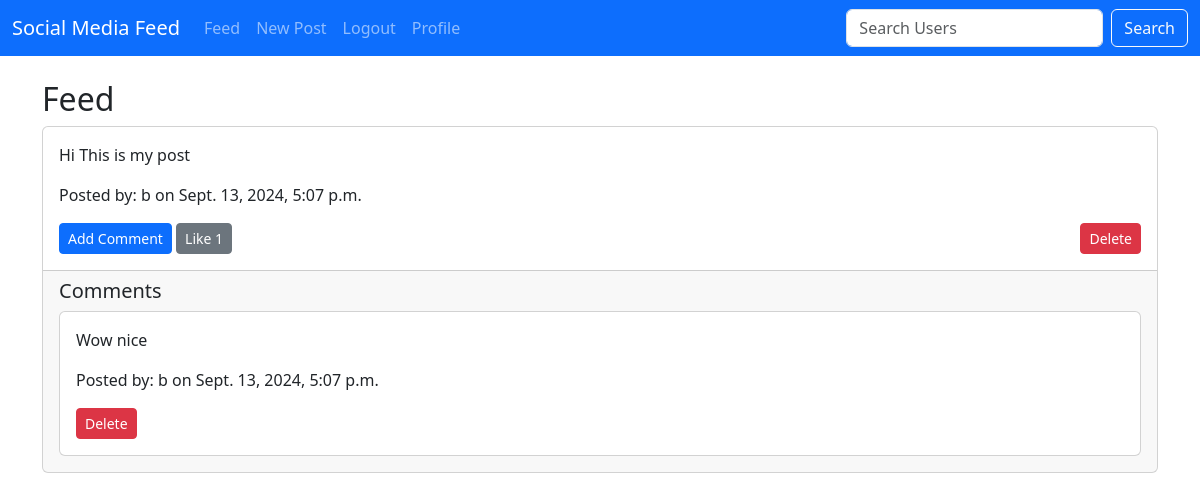
/feed/ (signed in), run on an earlier commit of the app's database.
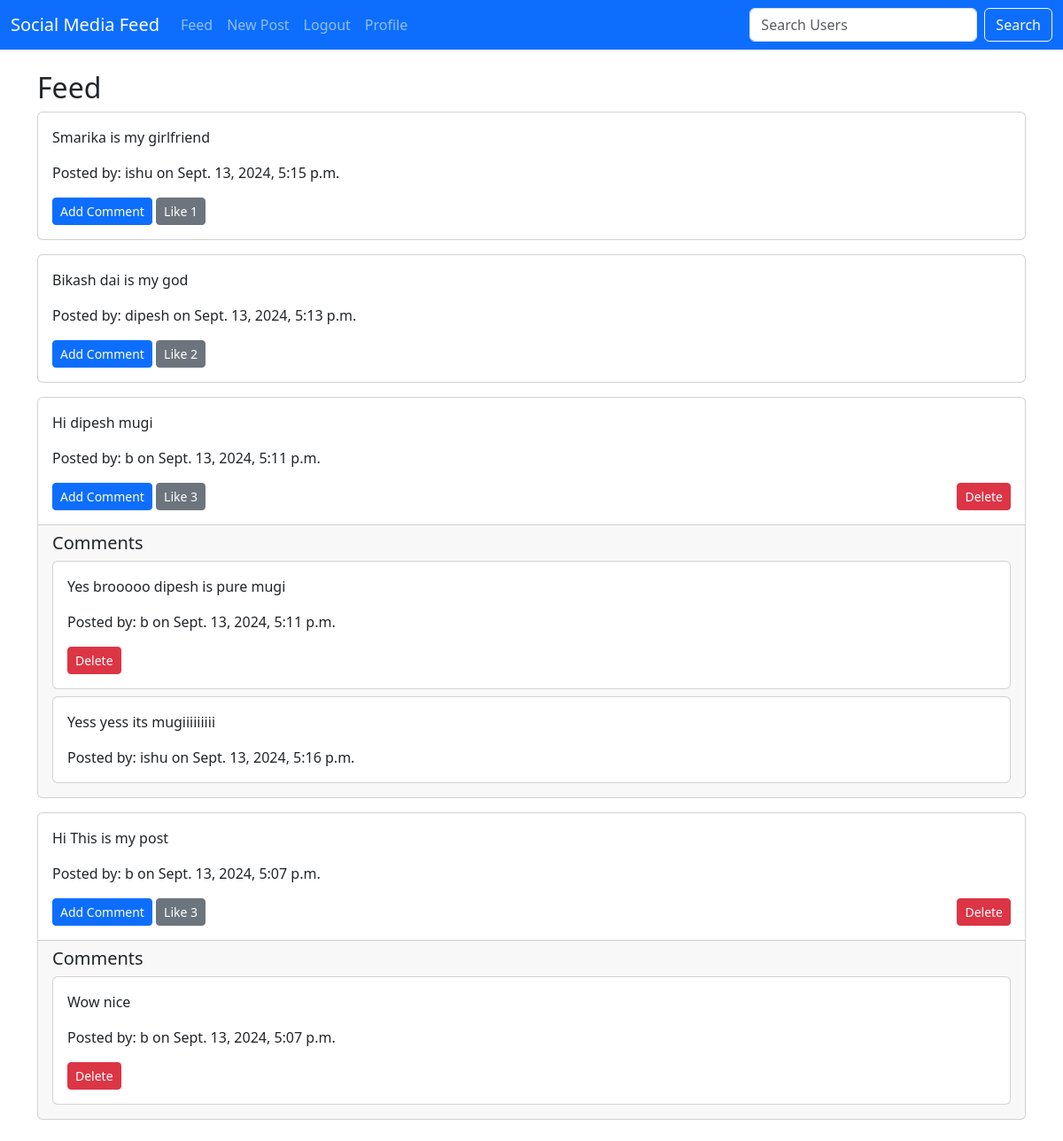
And on a later commit of the database.
### core/models.py (models this page shows, shortened)
class Post(models.Model):
    content = models.TextField()
    user = models.ForeignKey(User, on_delete=models.CASCADE, related_name='posts')
    created_at = models.DateTimeField(auto_now_add=True)
    updated_at = models.DateTimeField(auto_now=True)

class Comment(models.Model):
    content = models.TextField()
    user = models.ForeignKey(User, on_delete=models.CASCADE, related_name='comments')
    post = models.ForeignKey(Post, on_delete=models.CASCADE, related_name='comments')
    created_at = models.DateTimeField(auto_now_add=True)
    updated_at = models.DateTimeField(auto_now=True)

### core/views.py (the view)
# urls.py: path('feed/', views.feed, name='feed'),
def feed(request):
    posts = Post.objects.all().order_by('-created_at')
    if request.user.is_authenticated:
        return render(request, 'feed.html', {'posts': posts})
    else:
        return render(request, 'guest_feed.html', {'posts': posts})

### core/templates/feed.html (shortened to what this page needs)
{% extends 'base.html' %}
{% block content %}
  <h2>Feed</h2>
  {% for post in posts %}
    <div class="card mb-3">
      <div class="card-body">
        <p class="card-text">{{ post.content }}</p>
        <p class="card-text">Posted by: {{ post.user.username }} on {{ post.created_at }}</p>
        <div class="d-flex justify-content-between">
          <div>
            <a href="{% url 'comment_create' post.pk %}" class="btn btn-primary btn-sm">Add Comment</a>
            <a href="{% url 'like' post.pk %}" class="btn btn-secondary btn-sm">Like {{ post.likes.count }}</a>
          </div>
          {% if post.user == request.user %}
            <a href="{% url 'post_delete' post.pk %}" class="btn btn-danger btn-sm">Delete</a>
          {% endif %}
        </div>
      </div>
      {% if post.comments.exists %}
        <div class="card-footer">
          <h5>Comments</h5>
          {% for comment in post.comments.all %}
            <div class="card mb-2">
              <div class="card-body">
                <p class="card-text">{{ comment.content }}</p>
                <p class="card-text">Posted by: {{ comment.user.username }} on {{ comment.created_at }}</p>
                {% if comment.user == request.user %}
                  <a href="{% url 'comment_delete' comment.pk %}" class="btn btn-danger btn-sm">Delete</a>
                {% endif %}
              </div>
            </div>
          {% endfor %}
        </div>
      {% endif %}
    </div>
  {% endfor %}
{% endblock %}

What changed in the data, as far as the page shows it:
added Post: content "Smarika is my girlfriend", user.username "ishu", created_at "Sept. 13, 2024, 5:15 p.m.", likes.count "1"
added Post: content "Bikash dai is my god", user.username "dipesh", created_at "Sept. 13, 2024, 5:13 p.m.", likes.count "2"
added Post: content "Hi dipesh mugi", user.username "b", created_at "Sept. 13, 2024, 5:11 p.m.", likes.count "3", shows "Delete"
added Comment: content "Yes brooooo dipesh is pure mugi", user.username "b", created_at "Sept. 13, 2024, 5:11 p.m.", shows "Delete", shown under "Hi dipesh mugi"
added Comment: content "Yess yess its mugiiiiiiiii", user.username "ishu", created_at "Sept. 13, 2024, 5:16 p.m.", shown under "Hi dipesh mugi"
computed for Post "Hi This is my post": likes.count "1" → "3"
